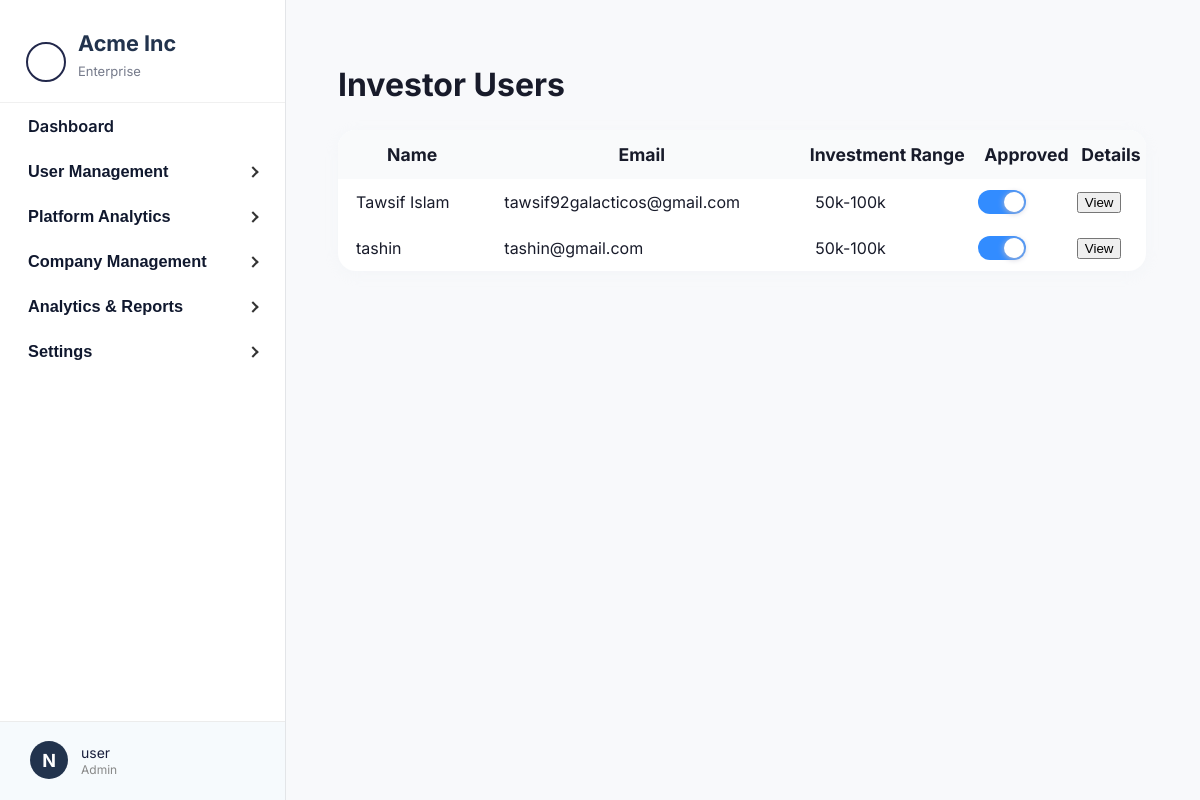
The page /api/admin-dashboard/investor-users/ (signed in) on the database as committed earlier.
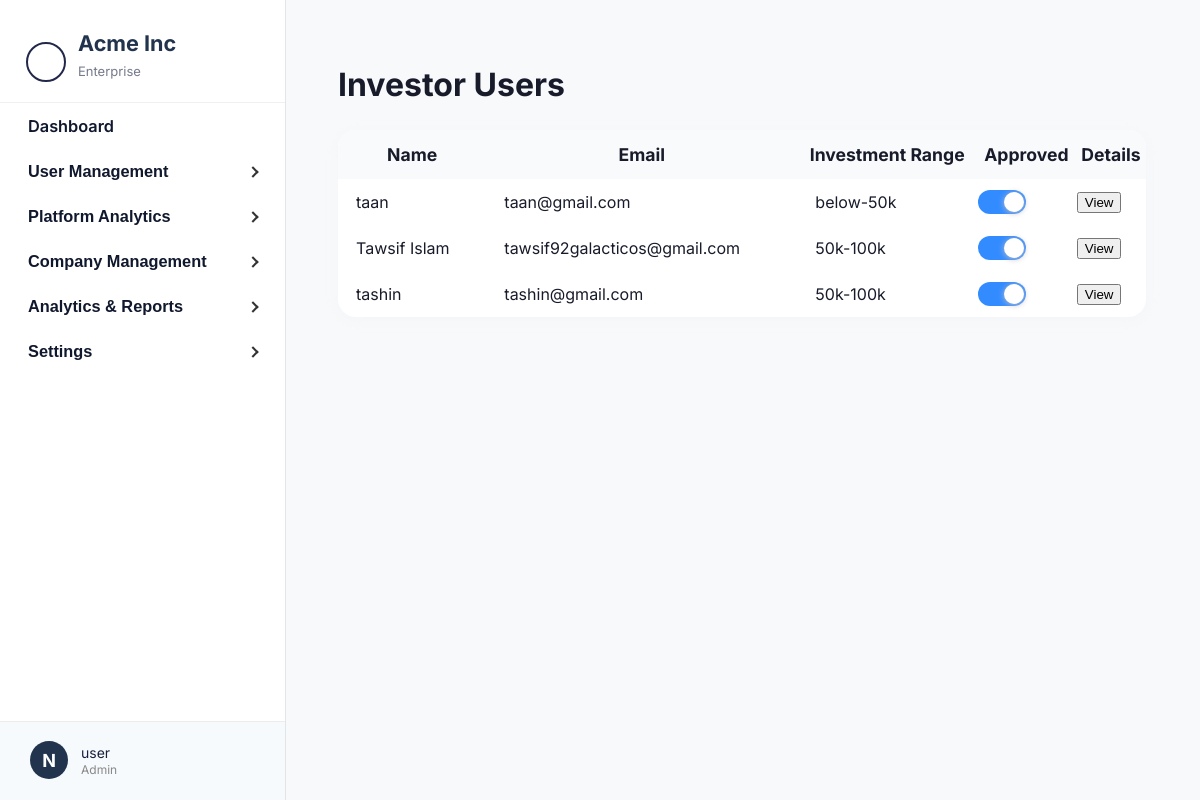
The same page on the database as committed later.
### core/models.py (models this page shows, shortened)
class InvestorProfile(models.Model):
    user = models.OneToOneField(User, on_delete=models.CASCADE, related_name='investor_profile')
    company = models.CharField(max_length=150, blank=True, null=True)
    linkedin = models.URLField(max_length=255, blank=True, null=True)
    hear_about = models.CharField(max_length=50)   # Social Media, Referral, etc.
    experience = models.CharField(max_length=50)  # Angel, VC, Corporate, etc.
    industries = models.CharField(max_length=255) # Comma separated industries
    investment_range = models.CharField(max_length=50)  # Below 50k, 50k-100k etc.
    looking_for = models.JSONField(default=list, blank=True)  # Stores multiple checkbox values
    newsletter = models.CharField(max_length=10, choices=[("yes", "Yes"), ("no", "No")])
    comments = models.TextField(blank=True, null=True)
    is_approved = models.BooleanField(default=False)
    created_at = models.DateTimeField(auto_now_add=True)

### core/views.py (the view)
# urls.py: path('admin-dashboard/investor-users/', investor_users_admin, name='investor_users'),
@staff_member_required
def investor_users_admin(request):
    investors = InvestorProfile.objects.all().select_related('user').order_by('-created_at')
    if request.headers.get("HX-Request") == "true":
        return render(request, "admin_partials/admin_investor_users_partial.html", {"investors": investors})
    else:
        return render(request, 'admin_investor_users.html', {
        'investors': investors
    })

### core/templates/admin_investor_users.html (shortened to what this page needs)
{% extends "admin_base.html" %}
{% load static %}
{% load startup_extras %}
{% block content %}
<h2 style="font-size: 2rem; font-weight: 700;">Investor Users</h2>
<table style="width: 100%; background:#fff; border-radius:18px; box-shadow: 0 3px 16px #e2e7ee2a; border-collapse:separate; border-spacing:0; overflow: hidden;">
    <thead>
        <tr style="font-weight:600; font-size:1.1rem; background: #f9fafb;">
            <th style="padding:14px 18px;">Name</th>
            <th style="padding:14px 18px;">Email</th>
            <th>Investment Range</th>
            <th>Approved</th>
            <th>Details</th>
        </tr>
    </thead>
    <tbody>
        {% for i in investors %}
        <tr style="border-bottom:1.5px solid #f1f1f5;">
            <td style="padding:13px 18px;">{{ i.user.first_name }}</td>
            <td style="padding:13px 18px;">{{ i.user.email }}</td>
            <td style="padding:13px 18px;">{{ i.investment_range }}</td>
            <td>
                <label class="switch">
                    <span class="slider"></span>
                </label>
            </td>
            <td>
                <button class="btn view-details-btn" data-investor="{{ i|as_json|escapejs }}">View</button>
            </td>
        </tr>
        {% endfor %}
    </tbody>
</table>
{% endblock %}

### core/templates/admin_base.html (shortened to what this page needs)
{% load static %}
<!DOCTYPE html>
<html lang="en">
<head>
</head>
<body>
<div class="layout">
    <nav class="sidebar">
        <div class="logo-box">
            <div class="logo-circle"></div>
            <div>
                <div class="sidebar-title">Acme Inc</div>
                <div class="sidebar-subtitle">Enterprise</div>
            </div>
        </div>
        <div class="sidebar-content">
            <ul class="sidebar-nav">
                <li>
                    <a href="{% url 'admin_dashboard' %}" class="sidebar-link {% if section == 'dashboard' %}active{% endif %}">Dashboard</a>
                </li>
                <li>
                    <button class="sidebar-toggle {% if section == 'user_mgmt' %}active{% endif %}" aria-expanded="false" type="button">
                        User Management
                        <span class="arrow"></span>
                    </button>
                </li>
                <li>
                    <button class="sidebar-toggle" aria-expanded="false" type="button">
                        Platform Analytics
                        <span class="arrow"></span>
                    </button>
                </li>
                <li>
                    <button class="sidebar-toggle" aria-expanded="false" type="button">
                        Company Management
                        <span class="arrow"></span>
                    </button>
                </li>
                <li>
                    <button class="sidebar-toggle" aria-expanded="false" type="button">
                        Analytics & Reports
                        <span class="arrow"></span>
                    </button>
                </li>
                <li>
                    <button class="sidebar-toggle" aria-expanded="false" type="button">
                        Settings
                        <span class="arrow"></span>
                    </button>
                </li>
            </ul>
        </div>
        <div class="sidebar-footer" id="sidebar-footer">
            <div class="sidebar-footer-circle">
                {{ request.user.first_name|default:"N"|slice:":1"|upper }}
            </div>
            <div class="sidebar-footer-details">
                <span>{{ request.user.get_full_name|default:request.user.username }}</span>
                <small>Admin</small>
            </div>
        </div>
    </nav>
    <div id="main-content" class="main-content">
        {% block content %}
        {% endblock %}
    </div>
</div>
</body>
</html>

### core/templates/admin_base.html (style rules this page uses)
html, body { height: 100%; margin: 0; }
body { font-family: 'Inter', sans-serif; background: #f8f9fb; color: #181b2a; height: 100vh; }
.layout { display: flex; min-height: 100vh; }
.sidebar { width: 285px; background: #fff; border-right: 1.5px solid #e3e5e8; padding: 0; position: relative; display: flex; flex-direction: column; height: 100vh; }
.sidebar .logo-box { padding: 30px 26px 8px 26px; display: flex; align-items: center; gap: 12px; flex-shrink: 0; background: #fff; border-bottom: 1px solid #f0f0f0; }
.sidebar-content { flex: 1; overflow-y: auto; padding-bottom: 80px; }
.sidebar .logo-circle { width: 36px; height: 36px; border: 2.5px solid #22284b; border-radius: 50%; background: #fff; display: flex; align-items: center; justify-content: center; font-weight: bold; font-size: 22px; color: #22284b; }
.sidebar-title { font-weight: 700; font-size: 1.35rem; color: #22334d; margin-bottom: 7px; }
.sidebar-subtitle { font-size: 13px; color: #757a8a; margin-bottom: 15px; }
.sidebar-nav { padding: 0; margin: 0 0 30px 0; list-style: none; }
.sidebar-link, .sidebar-toggle { display: flex; align-items: center; gap: 8px; padding: 13px 28px; color: #10182e; text-decoration: none; font-weight: 600; font-size: 1.02rem; border: none; background: none; cursor: pointer; width: 100%; outline: none; transition: all 0.2s cubic-bezier(0.4, 0, 0.2, 1); border-radius: 0 16px 16px 0; margin-right: 4px; position: relative; }
.sidebar-toggle .arrow { margin-left: auto; transition: transform 0.3s cubic-bezier(0.4, 0, 0.2, 1); }
.sidebar-footer { position: absolute; left: 0; bottom: 0; width: 100%; padding: 19px 24px 21px 30px; border-top: 1px solid #ececec; background: #f6fafd; display: flex; align-items: center; gap: 13px; cursor: pointer; z-index: 10; box-sizing: border-box; transition: all 0.2s cubic-bezier(0.4, 0, 0.2, 1); }
.sidebar-footer-circle { width: 38px; height: 38px; border-radius: 50%; background: #22334d; color: #fff; display: flex; align-items: center; justify-content: center; font-size: 18px; font-weight: 700; transition: all 0.2s cubic-bezier(0.4, 0, 0.2, 1); }
.sidebar-footer-details { display: flex; flex-direction: column; gap: 1px; }
.sidebar-footer-details span { font-size: 14px; color: #191f3d; transition: color 0.2s cubic-bezier(0.4, 0, 0.2, 1); }
.sidebar-footer-details small { font-size: 12px; color: #888; transition: color 0.2s cubic-bezier(0.4, 0, 0.2, 1); }
.main-content { flex: 1; padding: 38px 54px 44px 52px; }
.arrow { display: inline-block; width: 6px; height: 6px; border-top: 2px solid #333; border-right: 2px solid #333; transform: rotate(45deg); margin-left: auto; transition: transform 0.3s cubic-bezier(0.4, 0, 0.2, 1); }

### core/templates/admin_investor_users.html (style rules this page uses)
.switch { position: relative; display: inline-block; width: 48px; height: 24px; }
.slider { position: absolute; cursor: pointer; top: 0; left: 0; right: 0; bottom: 0; background-color: #eee; border-radius: 24px; transition: .3s; }
.slider:before { position: absolute; content: ""; height: 20px; width: 20px; left: 2px; bottom: 2px; background-color: #fff; border-radius: 50%; transition: .3s; box-shadow: 0 1px 6px #bbc; }
input:checked + .slider { background-color: #328cff; }
input:checked + .slider:before { transform: translateX(24px); }

Rows that differ between the two databases and show on the page:
added InvestorProfile: user.first_name "taan", user.email "taan@gmail.com", investment_range "below-50k"
